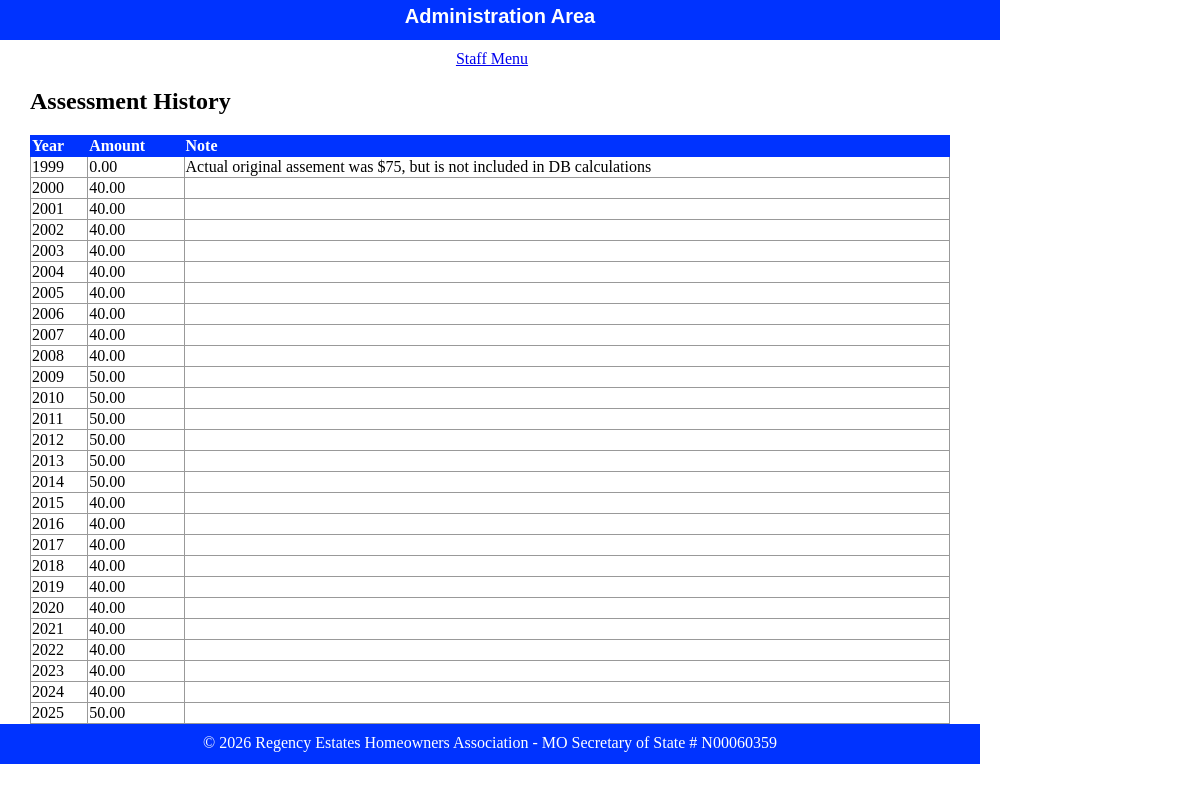
The app's page /html/public/staff/assessments/index.php, older data.
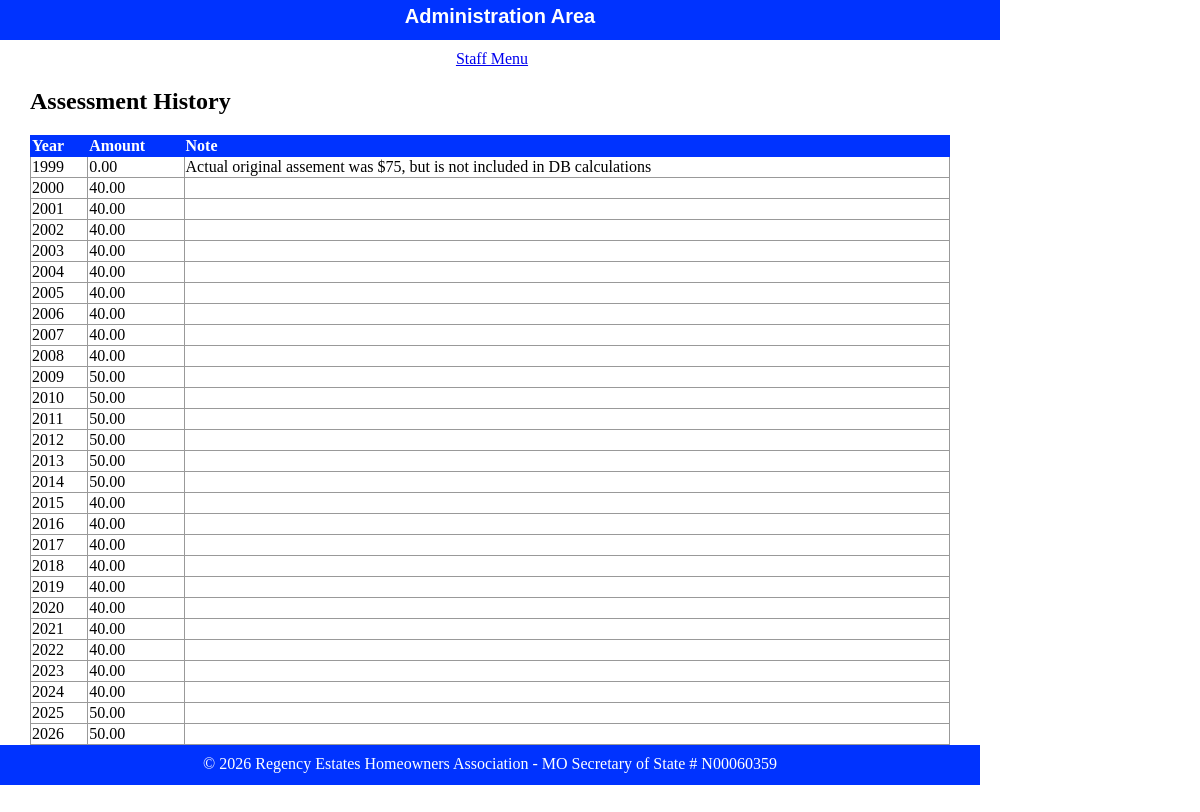
The same page, newer data.
### tables this page shows
CREATE TABLE `assessment` (
  `id` int(11) NOT NULL AUTO_INCREMENT,
  `yr` int(11) DEFAULT NULL,
  `amount` decimal(10,2) DEFAULT NULL,
  `note` varchar(256) DEFAULT NULL,
  PRIMARY KEY (`id`)
);

### html/private/assessment_functions.php (called while the page is built, shortened)
<?php
    function find_all_assessments() {
    global $db;
    $sql = "SELECT * FROM assessment ORDER BY yr";
    $result = mysqli_query($db, $sql);
    return $result;
    }
?>

### html/private/functions.php (called while the page is built, shortened)
<?php
function htmlsc($string = "")
{
    return htmlspecialchars($string);
}
?>

### html/public/staff/assessments/index.php (the view, shortened to what this page needs)
<?php require_once('../../../private/initialize.php'); ?>
<?php require_once('../../../private/assessment_functions.php'); ?>
<?php $assessment_set = find_all_assessments(); ?>
<?php include(SHARED_PATH . '/header.php'); ?>
    <div id="content">
        <div id="regency-menu">
            <h2>Assessment History</h2>
            <table class="list">
                <tr>
                    <th>Year</th>
                    <th>Amount</th>
                    <th>Note</th>
                </tr>
                <?php while($assessment = mysqli_fetch_assoc($assessment_set)) { ?>
                    <tr>
                        <td><?php echo htmlsc($assessment['yr']); ?></td>
                        <td><?php echo htmlsc($assessment['amount']); ?></td>
                        <td><?php echo htmlsc($assessment['note']); ?></td>
                    </tr>
                <?php } ?>
            </table>
        </div>
    </div>
<?php include(SHARED_PATH . '/footer.php'); ?>

Row changes from the older to the newer data that the page shows:
added assessment: yr "2026", amount "50.00"
